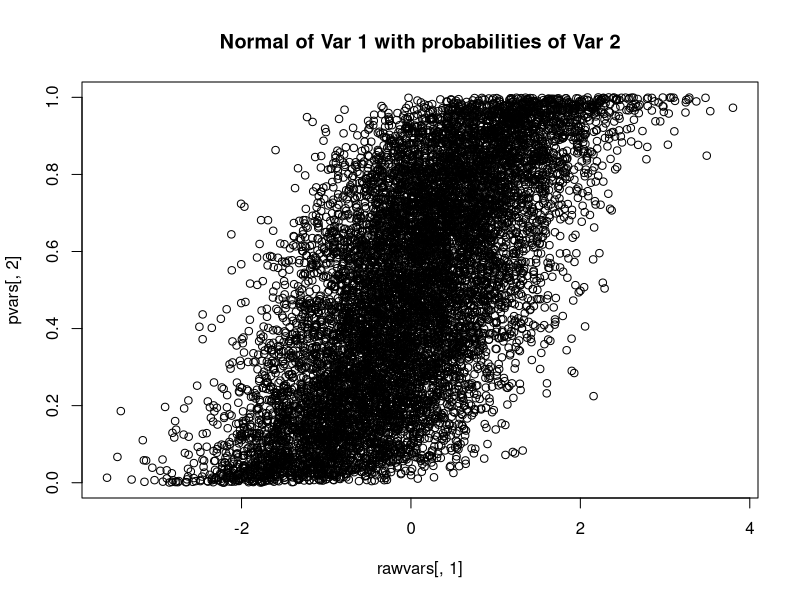

Write the R code that produced this figure.
#Generate the data

# We will use the command mvrnorm to draw a matrix of variables
library(MASS)
# Let's keep it simple, 
mu <- rep(0,4)
Sigma <- matrix(.7, nrow=4, ncol=4) + diag(4)*.3

rawvars <- mvrnorm(n=10000, mu=mu, Sigma=Sigma)

cov(rawvars); cor(rawvars)
# We can see our normal sample produces results very similar to our 
#specified covariance levels.

# No lets transform some variables
pvars <- pnorm(rawvars)

# Through this process we already have 
cov(pvars); cor(pvars)
# We can see that while the covariances have dropped significantly, 
# the simply correlations are largely the same.

plot(rawvars[,1], pvars[,2], main="Normal of Var 1 with probabilities of Var 2") 